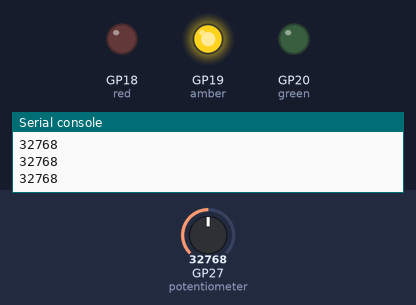
Bench run of a program on a simulated Raspberry Pi Pico running MicroPython. On the bench: output pins drawn as LEDs (lit = HIGH), the last lines printed to the serial console. The inputs (shaded band) are chosen by the test bench; at power-on: GP27 (potentiometer) = 32768 (analog values on the 0–65535 scale).

Above: at 1.2 s.
1.3 s: GP27 (potentiometer) set to 39088
2.8 s: GP27 (potentiometer) set to 40592
At 3.8 s:
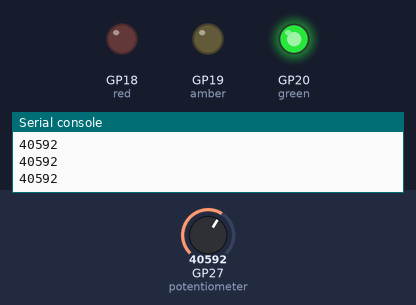
4.4 s: GP27 (potentiometer) set to 19660
At 5.1 s:
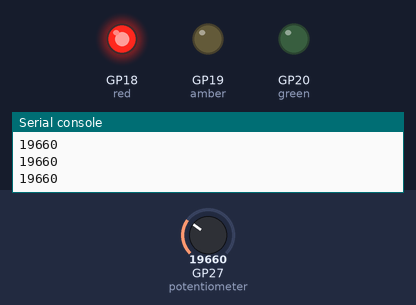
6.0 s: GP27 (potentiometer) set to 20944
At 6.5 s:
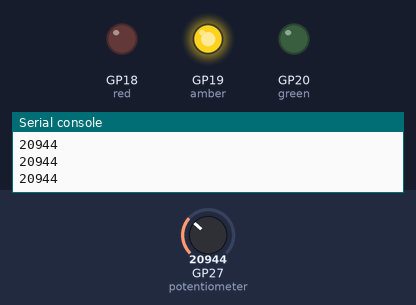
7.6 s: GP27 (potentiometer) set to 19345
At 9.0 s:
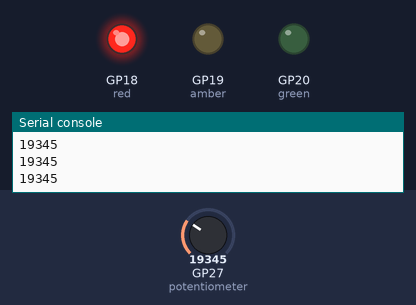
Timing chart, 0 to 10.2 s (numbered marks = the images above; inputs shaded):
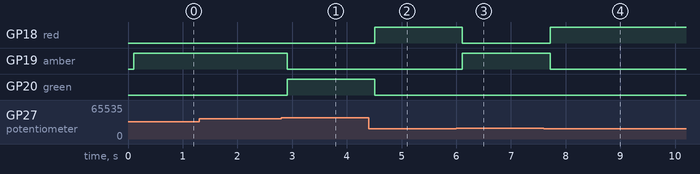

Measured:
- the behaviour switches between 39984 and 40000 on GP27 (potentiometer) (found by bisection; images 0 and 1)
- the behaviour switches between 20000 and 20016 on GP27 (potentiometer) (found by bisection; images 2 and 3)
- after the input at 2.8 s, GP19 (amber): HIGH → LOW after 0.11 s; GP20 (green): LOW → HIGH after 0.11 s
- after the input at 4.4 s, GP18 (red): LOW → HIGH after 0.11 s; GP20 (green): HIGH → LOW after 0.11 s
- after the input at 6.0 s, GP18 (red): HIGH → LOW after 0.11 s; GP19 (amber): LOW → HIGH after 0.11 s
- after the input at 7.6 s, GP18 (red): LOW → HIGH after 0.12 s; GP19 (amber): HIGH → LOW after 0.12 s

The program:

Potentiometer03.py
```python
# Write your code here :-)
# Imports
from machine import ADC, Pin
import time

# Set up the potentiometer on ADC pin 27
potentiometer = ADC(Pin(27))

# Set up the LED pins
red = Pin(18, Pin.OUT)
amber = Pin(19, Pin.OUT)
green = Pin(20, Pin.OUT)

# Create a variable for our reading
reading = 0

while True: # Run forever

    reading = potentiometer.read_u16() # Read the potentiometer value and set this as our reading variable value

    print(reading) # Print the reading

    time.sleep(0.1) # short delay

    if reading <= 20000: # If reading is less than or equal to 20000

        red.value(1) # Red ON
        amber.value(0)
        green.value(0)

    elif 20000 < reading < 40000: # If reading is between 20000 and 40000

        red.value(0)
        amber.value(1) # Amber ON
        green.value(0)

    elif reading >= 40000: # If reading is greater than or equal to 40000

        red.value(0)
        amber.value(0)
        green.value(1) # Green ON
```
